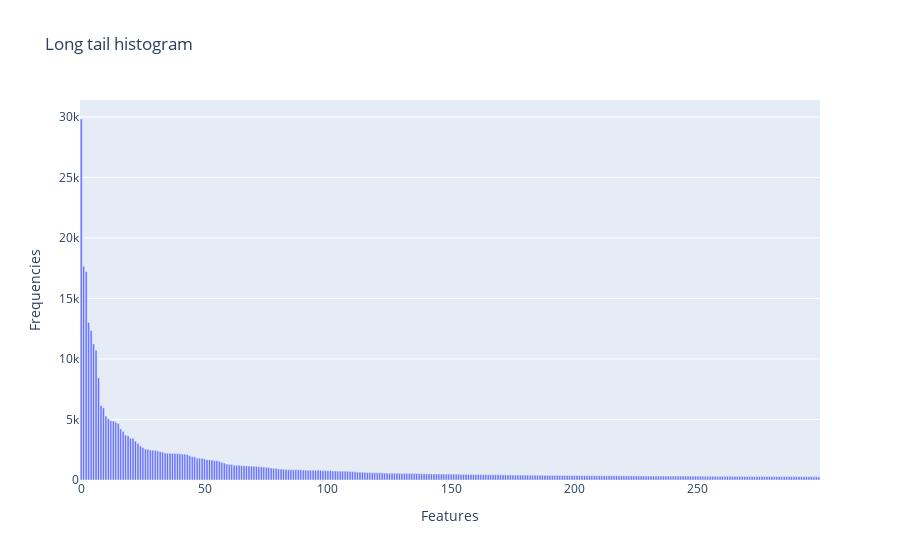

The cell this chart's notebook holds for it:
### Markdown cell above
Use histogram and 300 datas to make a long tail plot.

### Code cell
# Answer here
freq_sort = term_frequencies[index_list[0:300]]
fig = px.bar(y=freq_sort.tolist()[0:300],
             labels={'x':'Features', 'y':'Frequencies'}, title="Long tail histogram")
fig.show()

### Figure 1 — Plotly figure (JSON) as saved in the notebook; plotly's stock layout.template omitted (floating-point values rounded to 4 significant figures; data arrays with more than 128 entries replaced by an {"elided": "..."} marker saying what was removed)
{"data": [{"alignmentgroup": "True", "hovertemplate": "Features=%{x}<br>Frequencies=%{y}<extra></extra>", "legendgroup": "", "marker": {"color": "#636efa", "pattern": {"shape": ""}}, "name": "", "offsetgroup": "", "orientation": "v", "showlegend": false, "textposition": "auto", "type": "bar", "x": {"elided": "300 int values"}, "xaxis": "x", "y": {"elided": "300 int values"}, "yaxis": "y"}], "layout": {"barmode": "relative", "legend": {"tracegroupgap": 0}, "title": {"text": "Long tail histogram"}, "xaxis": {"anchor": "y", "domain": [0, 1], "title": {"text": "Features"}}, "yaxis": {"anchor": "x", "domain": [0, 1], "title": {"text": "Frequencies"}}}}
